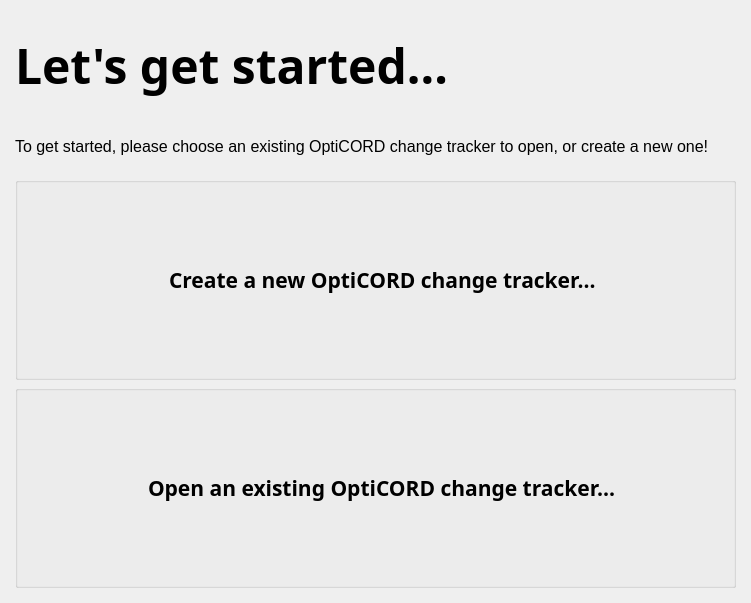
<?xml version="1.0" encoding="UTF-8"?>
<ui version="4.0">
 <class>Form</class>
 <widget class="QWidget" name="Form">
  <property name="geometry">
   <rect>
    <x>0</x>
    <y>0</y>
    <width>751</width>
    <height>603</height>
   </rect>
  </property>
  <property name="windowTitle">
   <string>Form</string>
  </property>
  <layout class="QGridLayout" name="gridLayout">
   <property name="leftMargin">
    <number>15</number>
   </property>
   <property name="topMargin">
    <number>15</number>
   </property>
   <property name="rightMargin">
    <number>15</number>
   </property>
   <property name="bottomMargin">
    <number>15</number>
   </property>
   <property name="spacing">
    <number>5</number>
   </property>
   <item row="0" column="0" colspan="2">
    <widget class="QLabel" name="welcome_header">
     <property name="sizePolicy">
      <sizepolicy hsizetype="Preferred" vsizetype="Preferred">
       <horstretch>0</horstretch>
       <verstretch>2</verstretch>
      </sizepolicy>
     </property>
     <property name="font">
      <font>
       <family>Bahnschrift SemiBold</family>
       <pointsize>36</pointsize>
       <weight>75</weight>
       <bold>true</bold>
      </font>
     </property>
     <property name="text">
      <string>Let's get started...</string>
     </property>
    </widget>
   </item>
   <item row="1" column="0" colspan="2">
    <widget class="QLabel" name="info_text">
     <property name="sizePolicy">
      <sizepolicy hsizetype="Preferred" vsizetype="Preferred">
       <horstretch>0</horstretch>
       <verstretch>1</verstretch>
      </sizepolicy>
     </property>
     <property name="font">
      <font>
       <family>Arial</family>
       <pointsize>12</pointsize>
       <weight>50</weight>
       <bold>false</bold>
      </font>
     </property>
     <property name="text">
      <string>To get started, please choose an existing OptiCORD change tracker to open, or create a new one!</string>
     </property>
     <property name="wordWrap">
      <bool>true</bool>
     </property>
    </widget>
   </item>
   <item row="3" column="0" colspan="2">
    <widget class="QGroupBox" name="new_group">
     <property name="sizePolicy">
      <sizepolicy hsizetype="Preferred" vsizetype="Preferred">
       <horstretch>0</horstretch>
       <verstretch>4</verstretch>
      </sizepolicy>
     </property>
     <property name="title">
      <string/>
     </property>
     <layout class="QGridLayout" name="new_group_layout">
      <item row="0" column="0">
       <spacer name="new_group_spacer_left">
        <property name="orientation">
         <enum>Qt::Horizontal</enum>
        </property>
        <property name="sizeHint" stdset="0">
         <size>
          <width>40</width>
          <height>20</height>
         </size>
        </property>
       </spacer>
      </item>
      <item row="0" column="1">
       <widget class="QLabel" name="new_group_image">
        <property name="sizePolicy">
         <sizepolicy hsizetype="Minimum" vsizetype="Preferred">
          <horstretch>0</horstretch>
          <verstretch>0</verstretch>
         </sizepolicy>
        </property>
        <property name="pixmap">
         <pixmap>:/light-purple/new_project.svg</pixmap>
        </property>
        <property name="alignment">
         <set>Qt::AlignRight|Qt::AlignTrailing|Qt::AlignVCenter</set>
        </property>
       </widget>
      </item>
      <item row="0" column="2">
       <widget class="QLabel" name="new_group_label">
        <property name="sizePolicy">
         <sizepolicy hsizetype="Minimum" vsizetype="Preferred">
          <horstretch>0</horstretch>
          <verstretch>0</verstretch>
         </sizepolicy>
        </property>
        <property name="font">
         <font>
          <family>Bahnschrift SemiBold</family>
          <pointsize>16</pointsize>
          <weight>75</weight>
          <bold>true</bold>
         </font>
        </property>
        <property name="text">
         <string>Create a new OptiCORD change tracker...</string>
        </property>
        <property name="alignment">
         <set>Qt::AlignLeading|Qt::AlignLeft|Qt::AlignVCenter</set>
        </property>
       </widget>
      </item>
      <item row="0" column="3">
       <spacer name="new_group_spacer_right">
        <property name="orientation">
         <enum>Qt::Horizontal</enum>
        </property>
        <property name="sizeHint" stdset="0">
         <size>
          <width>40</width>
          <height>20</height>
         </size>
        </property>
       </spacer>
      </item>
     </layout>
    </widget>
   </item>
   <item row="4" column="0" colspan="2">
    <widget class="QGroupBox" name="open_group">
     <property name="sizePolicy">
      <sizepolicy hsizetype="Preferred" vsizetype="Preferred">
       <horstretch>0</horstretch>
       <verstretch>4</verstretch>
      </sizepolicy>
     </property>
     <property name="title">
      <string/>
     </property>
     <layout class="QHBoxLayout" name="open_group_layout">
      <item>
       <spacer name="open_group_spacer_left">
        <property name="orientation">
         <enum>Qt::Horizontal</enum>
        </property>
        <property name="sizeHint" stdset="0">
         <size>
          <width>155</width>
          <height>20</height>
         </size>
        </property>
       </spacer>
      </item>
      <item>
       <widget class="QLabel" name="open_group_image">
        <property name="sizePolicy">
         <sizepolicy hsizetype="Minimum" vsizetype="Preferred">
          <horstretch>0</horstretch>
          <verstretch>0</verstretch>
         </sizepolicy>
        </property>
        <property name="alignment">
         <set>Qt::AlignRight|Qt::AlignTrailing|Qt::AlignVCenter</set>
        </property>
       </widget>
      </item>
      <item>
       <widget class="QLabel" name="open_group_label">
        <property name="sizePolicy">
         <sizepolicy hsizetype="Minimum" vsizetype="Preferred">
          <horstretch>0</horstretch>
          <verstretch>0</verstretch>
         </sizepolicy>
        </property>
        <property name="font">
         <font>
          <family>Bahnschrift SemiBold</family>
          <pointsize>16</pointsize>
          <weight>75</weight>
          <bold>true</bold>
         </font>
        </property>
        <property name="text">
         <string>Open an existing OptiCORD change tracker...</string>
        </property>
        <property name="alignment">
         <set>Qt::AlignLeading|Qt::AlignLeft|Qt::AlignVCenter</set>
        </property>
       </widget>
      </item>
      <item>
       <spacer name="open_group_spacer_right">
        <property name="orientation">
         <enum>Qt::Horizontal</enum>
        </property>
        <property name="sizeHint" stdset="0">
         <size>
          <width>154</width>
          <height>20</height>
         </size>
        </property>
       </spacer>
      </item>
     </layout>
    </widget>
   </item>
  </layout>
 </widget>
 <resources/>
 <connections/>
</ui>
